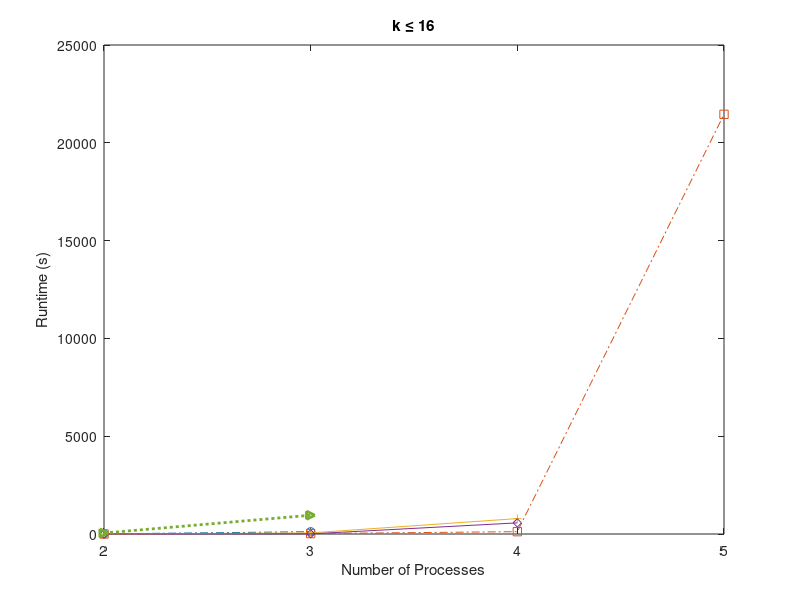
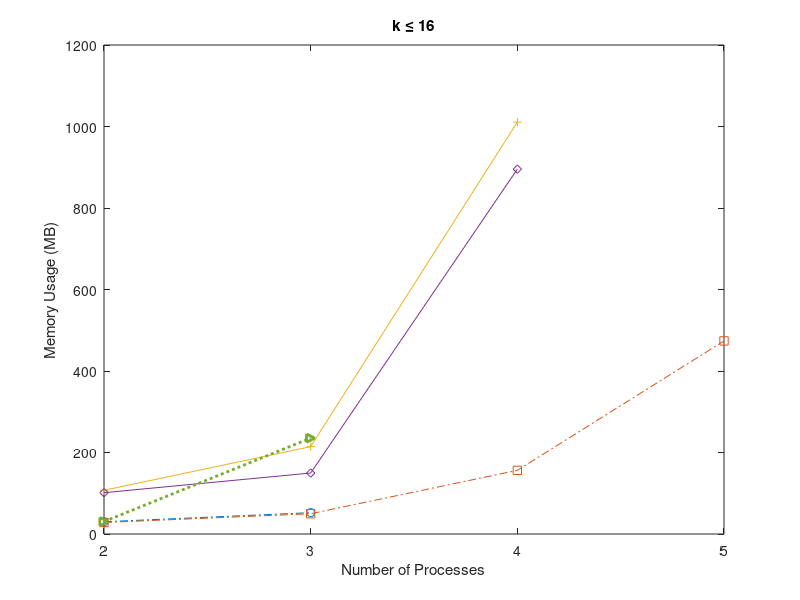

These figures' MATLAB source, in order:

%time_safe8 = [1.6 1.1 8.3 6.9 76.1 40.1 344.8 288.8];
time_safe16 = [6.4 117.8];
time_unsafe16 = [ 1.52 22.7 119.1 21456];
hycomp_time_safe16 = [2.8 55.8 788];
hycomp_time_unsafe16 = [0.5 6.7 569.4];
dreach_time_unsafe16 = [50.3 959.3];
%%%%%
mem_safe16 = [30 52.4];
mem_unsafe16 = [28.2 49.7 156.2 473.8];
hycomp_mem_safe16 = [107.3 214.4 1010.8];
hycomp_mem_unsafe16 = [101.4 149.6 895.4];
dreach_mem_unsafe16 = [30.5 235.3];
%%%%%

N = [ 2 3 4 5 ];
N_2 = [2 3];
N_3 = [ 2 3 4];
% plot runtime at k <= 8
figure
%plot(time_safe8, N, 'LineWidth',1.3); 
%plot(N,time_safe8,'-ro',N,time_unsafe8,'-.b','LineWidth',2);
plot(N_2,time_safe16,'-.o',N,time_unsafe16,'-.s',N_3,hycomp_time_safe16,'-+',N_3,hycomp_time_unsafe16,'-d',N_2,dreach_time_unsafe16,':>','LineWidth',2);
%plot(N,time_safe8,'-ro',N,time_unsafe8,'-.b','LineWidth',2);
%hold on;
%plot(N,hycomp_time_safe8,'-+g',N,hycomp_time_unsafe8,'-dy','LineWidth',2);
ax = gca;
set(ax,'XTick',[ 2 3 4 5 ]);
%
xlabel('Number of Processes');
ylabel('Runtime (s)');
%legend('QBMC-safe','QBMC-unsafe','HyComp-safe','HyComp-unsafe','dReach-unsafe','Location','northwest');
title('k \leq 16');
% plot memmory at k <= 8
figure
plot(N_2,mem_safe16,'-.o',N,mem_unsafe16,'-.s',N_3,hycomp_mem_safe16,'-+',N_3,hycomp_mem_unsafe16,'-d',N_2,dreach_mem_unsafe16,':>','LineWidth',2);
ax = gca;
set(ax,'XTick',[ 2 3 4 5 ]);
xlabel('Number of Processes');
ylabel('Memory Usage (MB)');
%legend('QBMC-safe','QBMC-unsafe','HyComp-safe','HyComp-unsafe','dReach-unsafe','Location','northwest');
title('k \leq 16');